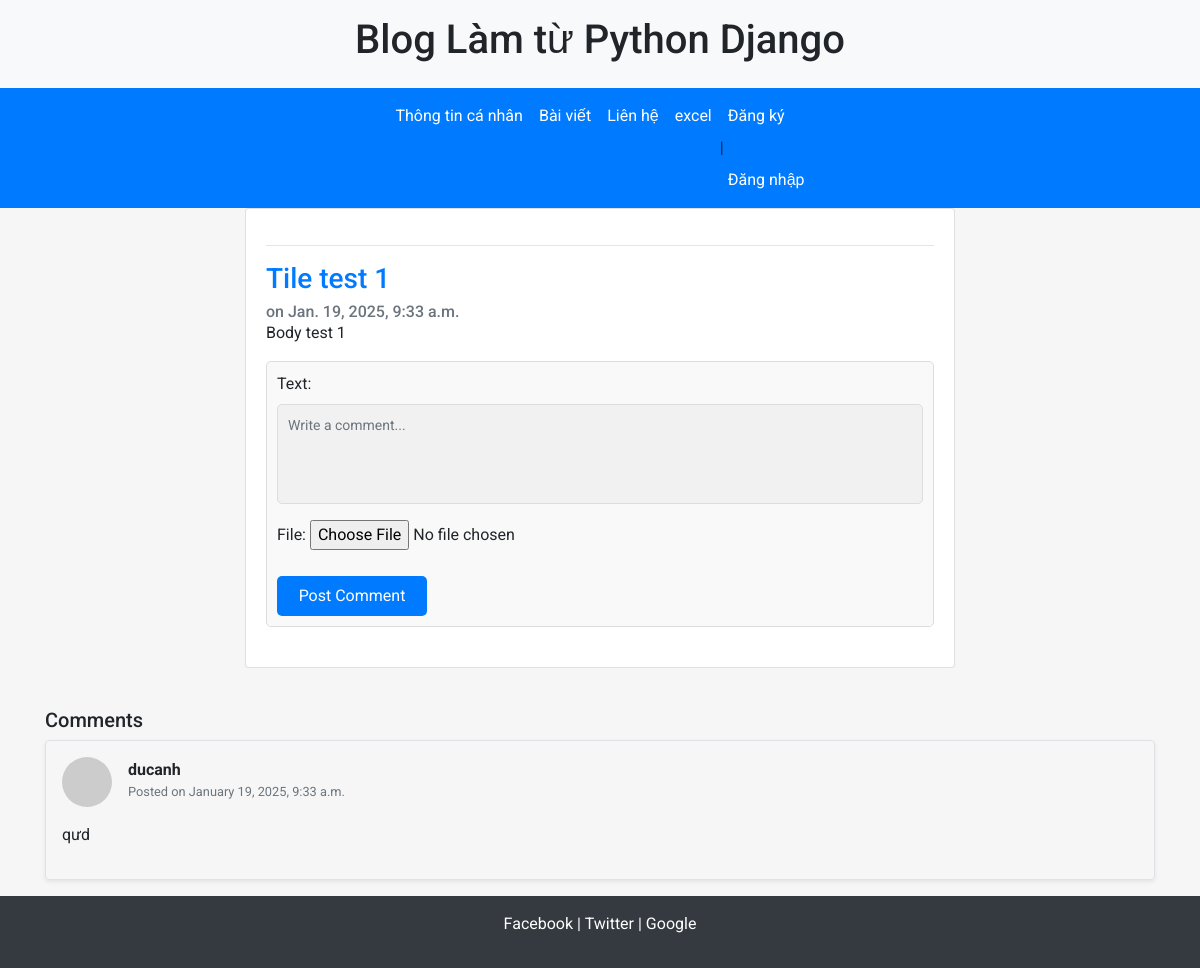
Page /blog/post/10/ on the earlier database version.
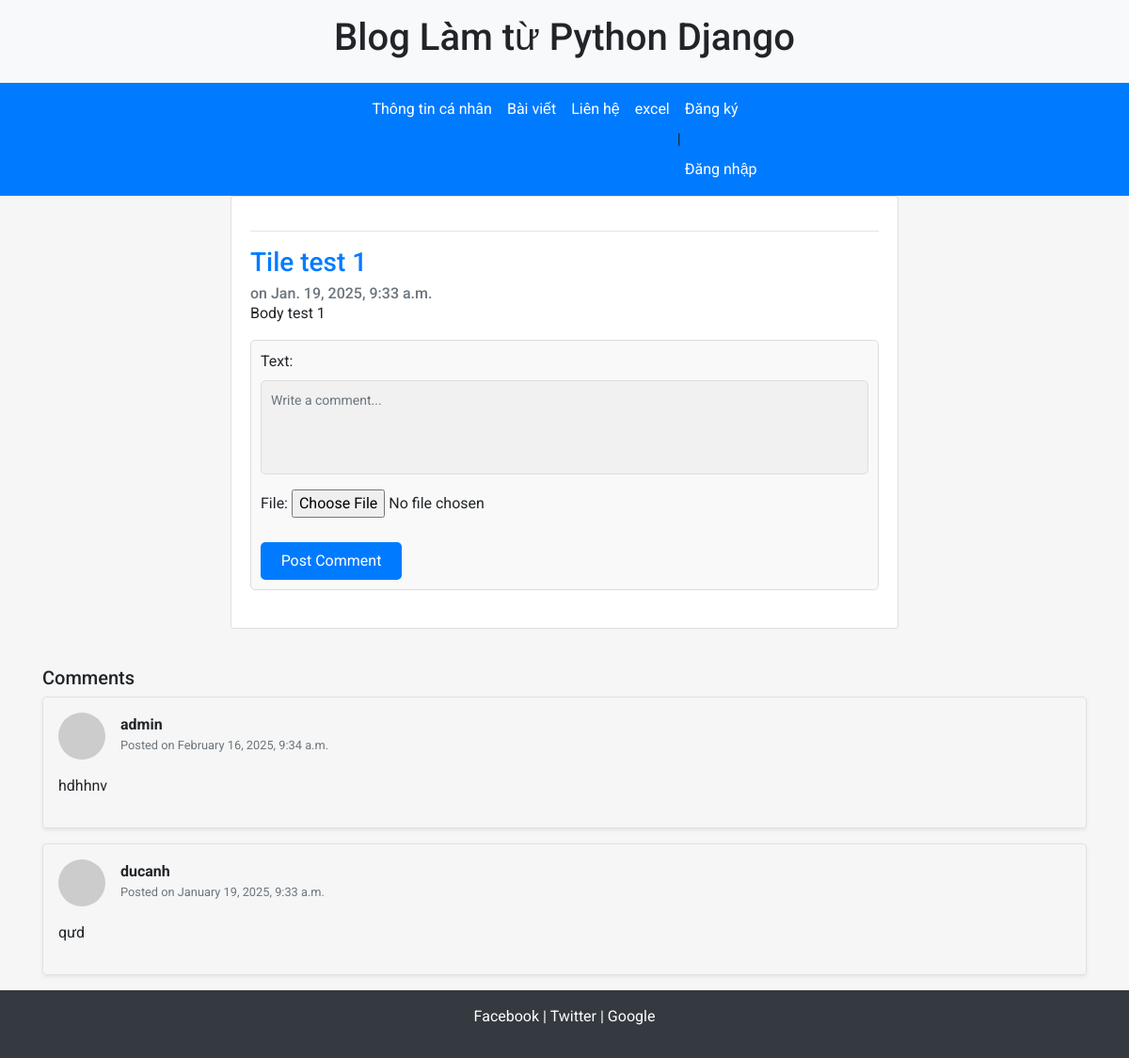
Same page on the later database version.
### comment/models.py (models this page shows, shortened)
class Comment(models.Model):
    author = models.ForeignKey(
        'users.CustomUser',
        on_delete=models.CASCADE,
    )
    name = models.CharField(max_length=100, blank=True, null=True)
    email = models.EmailField(max_length=255, blank=True, null=True)
    text = models.TextField()
    created_at = models.DateTimeField(auto_now_add=True)
    post = models.ForeignKey(
        'blog.Post',
        on_delete=models.CASCADE,
    )
    file = models.FileField(upload_to='attachments/', null=True, blank=True)

### users/models.py (models this page shows)
class CustomUser(AbstractUser):
    sex_choice = models.CharField(max_length=10, choices=[('M', 'Male'), ('F', 'Female')])
    age = models.PositiveIntegerField(null=True, blank=True)
    address = models.TextField(null=True, blank=True)

### blog/views.py (the view)
# urls.py: path('<int:id>/', views.post, name='post'),
def post(request, id):
    try:
        post = Post.objects.get(id=id)
        comments = Comment.objects.filter(post=post).order_by('-created_at')
        if request.method == 'POST':
            form = CommentForm(request.POST, request.FILES)  # Add request.FILES here
            if form.is_valid():
                new_comment = form.save(commit=False)
                new_comment.post = post
                new_comment.author = request.user
                new_comment.save()
        else:
            form = CommentForm()
    except Post.DoesNotExist:
        raise Http404("Bài viết không tồn tại")
    return render(request, 'post.html', {
            'post': post,
            'comments': comments,
            'form': form,
        }
    )

### comment/forms.py
class CommentForm(forms.ModelForm):
    class Meta:
        model = Comment
        fields = ['text', 'file']
    text = forms.CharField(
        widget=forms.Textarea(attrs={
            'class': 'form-control',
            'placeholder': 'Write a comment...',
            'rows': 3,
        }),
        required=False
    )
    file = forms.FileField(
        required=False,
        validators=[validate_file_type],
        widget=forms.ClearableFileInput()
    )

### home/templates/post.html (shortened to what this page needs)
{% extends "pages/base.html" %}
{% block content %}
<div class="container">
  <div class="row">
    <div class="col-md-8 offset-md-2">
      <div class="card mb-3">
        <div class="card-body">
          <hr>
          <h3 class="card-title"><a href="{% url 'post' post.id %}">{{ post.title }}</a></h3>
          <h6 class="card-subtitle text-muted">on {{ post.date }}</h6>
          <div class="card-text">
            {{ post.body|safe|linebreaks }}
          </div>
          <div class="comment-box">
            <form method="POST" action="{% url 'post_detail' post.id %}" enctype="multipart/form-data">
              {{ form.as_p }}
              <button type="submit">Post Comment</button>
            </form>
          </div>
        </div>
      </div>
    </div>
  </div>
</div>
          <div class="card-text">
            <h5 class="mt-4">Comments</h5>
            {% if comments %}
                <div class="comments-list">
                    {% for comment in comments %}
                    <div class="comment-item p-3 mb-3 rounded border shadow-sm">
                      <div class="d-flex align-items-center">
                          <div class="comment-avatar mr-3">
                              <img src="https://via.placeholder.com/50" alt="Avatar" class="rounded-circle">
                          </div>
                          <div>
                              <h6 class="mb-0">
                                  <strong>{{ comment.author.username|default:"Anonymous" }}</strong>
                              </h6>
                              <small class="text-muted">Posted on {{ comment.created_at|date:"F j, Y, g:i a" }}</small>
                          </div>
                      </div>
                      <div class="comment-text mt-3">
                          <p id="display-comment-text-{{ comment.id }}">{{ comment.text }}</p>
                      </div>
                  </div>
                    {% endfor %}
                </div>
            {% else %}
                <div class="alert alert-info mt-4" role="alert">
                    No comments yet. Be the first to comment!
                </div>
            {% endif %}
        </div>
      </div>
{% endblock %}

Differences in the rows shown:
added Comment: author.username "admin", created_at "February 16, 2025, 9:34 a.m.", text "hdhhnv"
